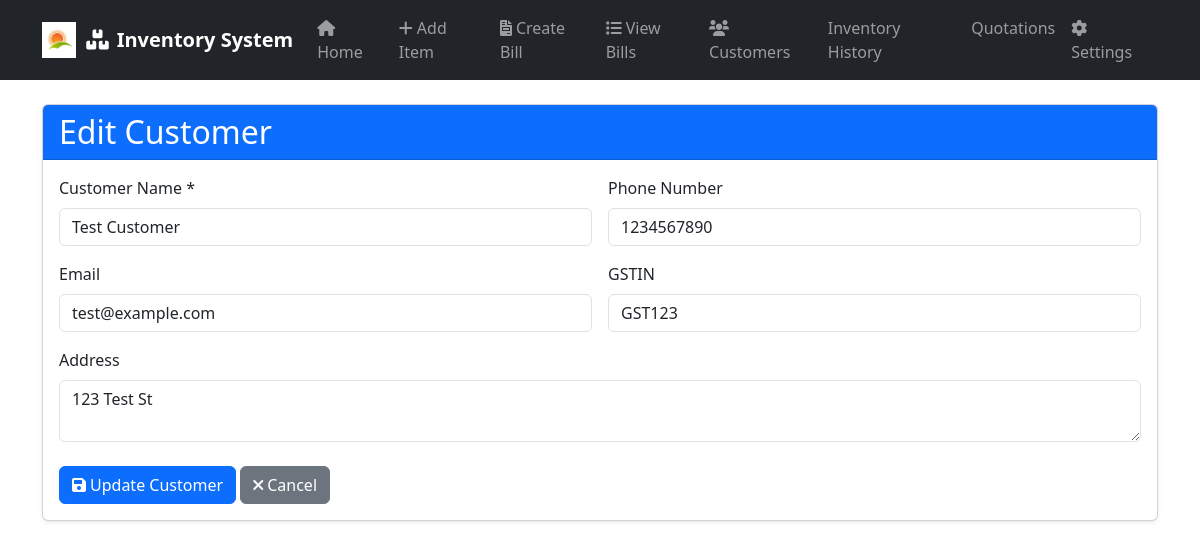
/edit_customer/1, run on the app's committed database.
### app.py (models this page shows)
class Customer(db.Model):
    id = db.Column(db.Integer, primary_key=True)
    name = db.Column(db.String(100), nullable=False)
    phone = db.Column(db.String(20))
    email = db.Column(db.String(100))
    address = db.Column(db.String(200))
    gstin = db.Column(db.String(50))
    created_at = db.Column(db.DateTime, default=datetime.utcnow)
    bills = db.relationship('Bill', backref='customer', lazy=True)

### app.py (the view, shortened to what this page needs)
@app.route('/edit_customer/<int:id>', methods=['GET', 'POST'])
def edit_customer(id):
    customer = Customer.query.get_or_404(id)
    return render_template('edit_customer.html', customer=customer)

### templates/edit_customer.html (shortened to what this page needs)
{% extends "base.html" %}
{% block content %}
<div class="card shadow-sm">
    <div class="card-header bg-primary text-white">
        <h2 class="mb-0">Edit Customer</h2>
    </div>
    <div class="card-body">
        <form method="POST" class="needs-validation" novalidate>
            <div class="row g-3">
                <div class="col-md-6">
                    <label for="name" class="form-label">Customer Name *</label>
                    <input type="text" class="form-control" id="name" name="name" value="{{ customer.name }}" required>
                </div>
                <div class="col-md-6">
                    <label for="phone" class="form-label">Phone Number</label>
                    <input type="tel" class="form-control" id="phone" name="phone" value="{{ customer.phone }}">
                </div>
                <div class="col-md-6">
                    <label for="email" class="form-label">Email</label>
                    <input type="email" class="form-control" id="email" name="email" value="{{ customer.email }}">
                </div>
                <div class="col-md-6">
                    <label for="gstin" class="form-label">GSTIN</label>
                    <input type="text" class="form-control" id="gstin" name="gstin" value="{{ customer.gstin }}">
                </div>
                <div class="col-12">
                    <label for="address" class="form-label">Address</label>
                    <textarea class="form-control" id="address" name="address" rows="2">{{ customer.address }}</textarea>
                </div>
            </div>
            <div class="mt-4">
                <button type="submit" class="btn btn-primary">
                    <i class="fas fa-save me-1"></i>Update Customer
                </button>
                <a href="{{ url_for('customers') }}" class="btn btn-secondary">
                    <i class="fas fa-times me-1"></i>Cancel
                </a>
            </div>
        </form>
    </div>
</div>
{% endblock %}

### data on the page
Customer: name "Test Customer", phone "1234567890", email "test@example.com", gstin "GST123", address "123 Test St"
